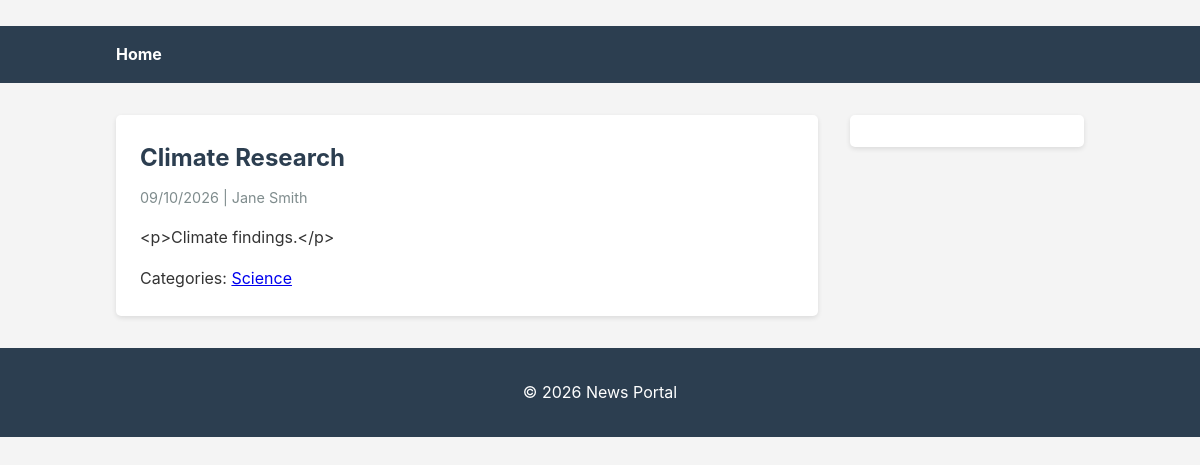
Screenshot of /news/article/5/ with the database file from the repository.
### news/models.py (models this page shows, shortened)
class Article(models.Model):
    title = models.CharField(max_length=250)
    slug = models.SlugField(max_length=280, unique=True, blank=True)
    content = models.TextField()
    published_at = models.DateTimeField()
    image = models.ImageField(upload_to='articles/', blank=True, null=True)
    author = models.ForeignKey(Author, on_delete=models.CASCADE, related_name='articles')
    categories = models.ManyToManyField(Category, related_name='articles', blank=True)
    class Meta:
        ordering = ['-published_at']

class Author(models.Model):
    name = models.CharField(max_length=150)
    bio = models.TextField(blank=True)
    photo = models.ImageField(upload_to='authors/', blank=True, null=True)
    class Meta:
        ordering = ['name']

class Category(models.Model):
    name = models.CharField(max_length=100)
    slug = models.SlugField(max_length=120, unique=True, blank=True)
    class Meta:
        ordering = ['name']
        verbose_name_plural = 'Categories'

### news/views.py (the view)
# urls.py: path('article/<int:pk>/', views.article_detail, name='article_detail'),
def article_detail(request, pk):
    article = get_object_or_404(
        Article.objects.select_related('author').prefetch_related('categories'),
        pk=pk,
    )
    return render(request, 'news/article_detail.html', {'article': article})

### templates/news/article_detail.html (shortened to what this page needs)
﻿{% extends 'base.html' %}
{% load static %}
{% block content %}
    <article>
        <h1>{{ article.title }}</h1>
        <p class="meta">{{ article.published_at|date:"d/m/Y" }} | {{ article.author.name }}</p>
        <div class="article-content">{{ article.content }}</div>
        {% if article.categories.all %}
            <p>Categories:
                {% for category in article.categories.all %}
                    <a href="{% url 'news:category_detail' category.pk %}">{{ category.name }}</a>{% if not forloop.last %}, {% endif %}
                {% endfor %}
            </p>
        {% endif %}
    </article>
{% endblock %}

### static/css/style.css (style rules this page uses)
body { font-family: -apple-system, BlinkMacSystemFont, 'Segoe UI', 'Roboto', 'Oxygen', 'Ubuntu', 'Cantarell', 'Fira Sans', 'Droid Sans', 'Helvetica Neue', sans-serif; line-height: 1.6; background-color: #f4f4f4; color: #333; }
.meta { color: #7f8c8d; font-size: 0.9rem; margin-bottom: 0.75rem; }
article { background-color: white; padding: 1.5rem; border-radius: 5px; box-shadow: 0 2px 5px rgba(0,0,0,0.1); }
article h1 { margin-bottom: 0.5rem; color: #2c3e50; }
.article-content { margin: 1rem 0; white-space: pre-wrap; word-wrap: break-word; }

### rows the page displays
Article: title "Climate Research", published_at "09/10/2026", author.name "Jane Smith", content "<p>Climate findings.</p>"
Category: name "Science"
